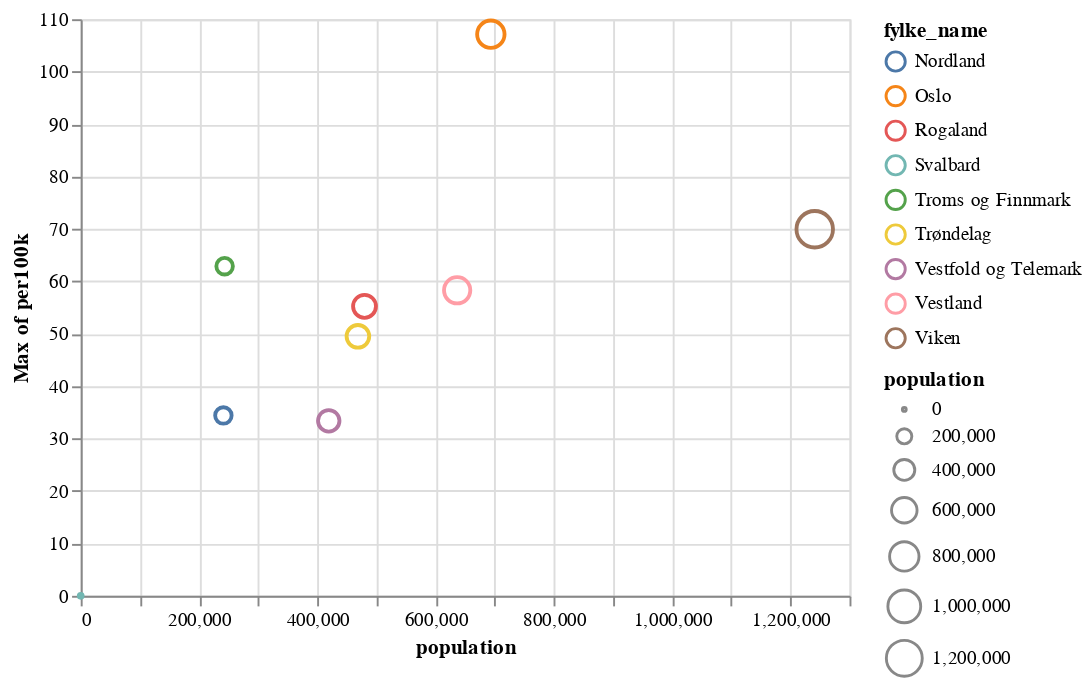

Notebook source saved alongside this figure:
### Code cell
alt.Chart(cases[-5000:]).mark_point().encode(
    x="population",
    y="max(per100k)",
    color="fylke_name",
    size="population",
)

### Figure 1 — Vega-Lite specification as saved in the notebook (floating-point values rounded to 4 significant figures; data arrays with more than 128 entries replaced by an {"elided": "..."} marker saying what was removed)
{"config": {"view": {"continuousWidth": 400, "continuousHeight": 300}}, "data": {"name": "data-a003563fe303324b061269e0d0c4c73d"}, "mark": "point", "encoding": {"color": {"type": "nominal", "field": "fylke_name"}, "size": {"type": "quantitative", "field": "population"}, "x": {"type": "quantitative", "field": "population"}, "y": {"type": "quantitative", "aggregate": "max", "field": "per100k"}}, "$schema": "https://vega.github.io/schema/vega-lite/v4.8.1.json", "datasets": {"data-a003563fe303324b061269e0d0c4c73d": {"elided": "5000 records"}}}
